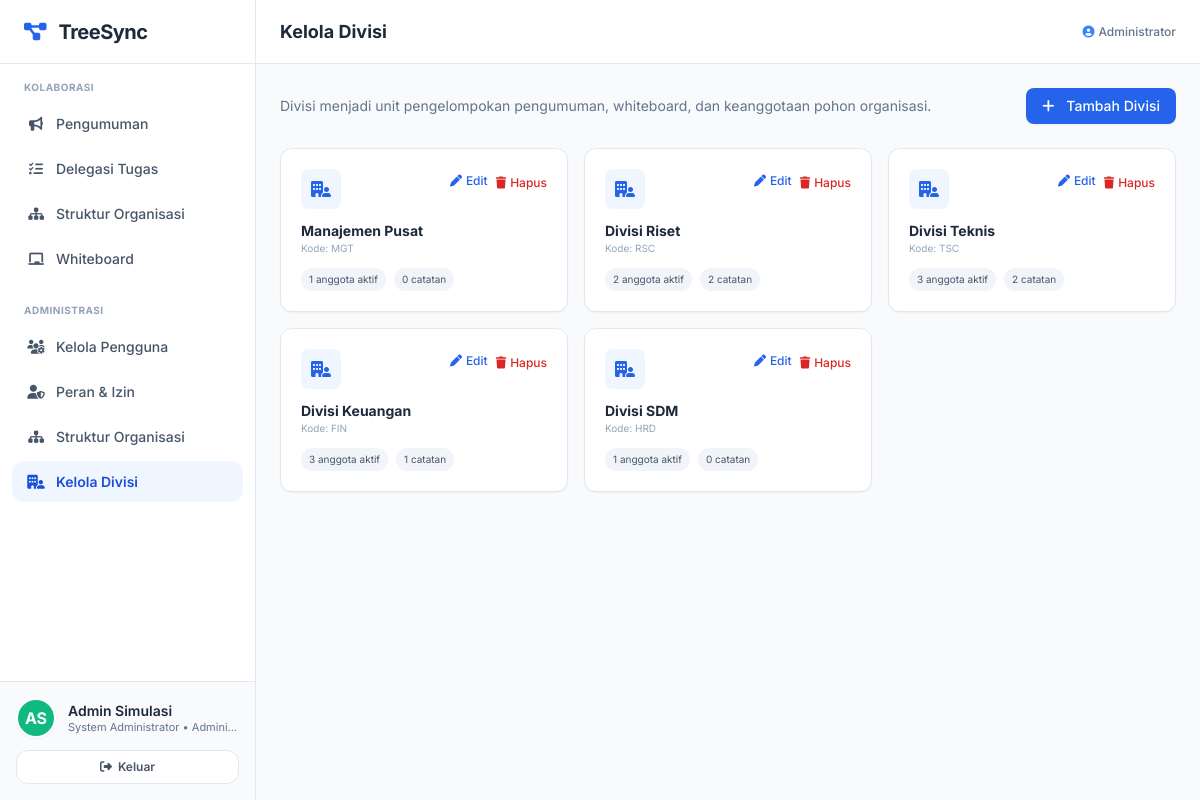
The page /admin/divisi (signed in) on the database its author committed.
### tables this page shows
CREATE TABLE users (
  id            INT UNSIGNED AUTO_INCREMENT PRIMARY KEY,
  username      VARCHAR(50)  NOT NULL UNIQUE,
  email         VARCHAR(120) NOT NULL UNIQUE,
  password_hash VARCHAR(255) NOT NULL,
  nama          VARCHAR(100) NOT NULL,
  jabatan       VARCHAR(100) NOT NULL,
  role_id       INT UNSIGNED NOT NULL,
  division_id   INT UNSIGNED NULL,
  parent_id     INT UNSIGNED NULL,
  is_ketua      TINYINT(1)   NOT NULL DEFAULT 0,
  is_active     TINYINT(1)   NOT NULL DEFAULT 1,
  created_at    TIMESTAMP DEFAULT CURRENT_TIMESTAMP,
  updated_at    TIMESTAMP DEFAULT CURRENT_TIMESTAMP ON UPDATE CURRENT_TIMESTAMP,
  FOREIGN KEY (role_id)     REFERENCES roles(id),
  FOREIGN KEY (division_id) REFERENCES divisions(id) ON DELETE SET NULL,
  FOREIGN KEY (parent_id)   REFERENCES users(id)     ON DELETE SET NULL,
  INDEX idx_users_parent (parent_id),
  INDEX idx_users_division (division_id)
);

CREATE TABLE roles (
  id          INT UNSIGNED AUTO_INCREMENT PRIMARY KEY,
  nama        VARCHAR(60)  NOT NULL UNIQUE,
  slug        VARCHAR(60)  NOT NULL UNIQUE,
  deskripsi   VARCHAR(255) NOT NULL DEFAULT '',
  is_system   TINYINT(1)   NOT NULL DEFAULT 0,
  created_at  TIMESTAMP DEFAULT CURRENT_TIMESTAMP
);

CREATE TABLE divisions (
  id          INT UNSIGNED AUTO_INCREMENT PRIMARY KEY,
  nama        VARCHAR(100) NOT NULL,
  kode        VARCHAR(20)  NOT NULL UNIQUE,
  created_at  TIMESTAMP DEFAULT CURRENT_TIMESTAMP
);

### app/controllers/org.php (called while the page is built, shortened)
<?php
function view(string $name, array $data = []): void
{
    extract($data, EXTR_SKIP);
    require dirname(__DIR__, 2) . '/views/' . $name . '.php';
    exit;
}
function layout_header(array $data = []): void
{
    $user = current_user();
    extract($data, EXTR_SKIP);
    require dirname(__DIR__, 2) . '/views/layout/header.php';
}
function layout_footer(): void
{
    require dirname(__DIR__, 2) . '/views/layout/footer.php';
}

### app/controllers/admin.php (called while the page is built, shortened)
<?php
function admin_divisions_index(): void
{
    require_permission(PERM['DIVISIONS_MANAGE']);
    $divisions = all(
        'SELECT d.*,
           (SELECT COUNT(*) FROM users u WHERE u.division_id = d.id AND u.is_active = 1) AS member_count,
           (SELECT COUNT(*) FROM whiteboard_notes n WHERE n.division_id = d.id) AS note_count
         FROM divisions d ORDER BY d.id');
    layout_header(['title' => 'Kelola Divisi', 'active' => 'admin-divisi']);
    view('admin/divisions', ['divisions' => $divisions, 'me' => current_user()]);
}

### app/config.php (called while the page is built, shortened)
<?php
function env(string $key, ?string $default = null): ?string
{
    $v = getenv($key);
    return $v === false || $v === '' ? $default : $v;
}
require __DIR__ . '/db.php';
require __DIR__ . '/helpers.php';
require __DIR__ . '/auth.php';
require __DIR__ . '/rbac.php';
require __DIR__ . '/org.php';

### app/helpers.php (called while the page is built, shortened)
<?php
function e(?string $value): string
{
    return htmlspecialchars((string)$value, ENT_QUOTES | ENT_SUBSTITUTE, 'UTF-8');
}
function base_url(string $path = ''): string
{
    $base = rtrim(env('APP_BASE', ''), '/');
    return $base . '/' . ltrim($path, '/');
}
function initials(string $name): string
{
    $parts = preg_split('/\s+/', trim($name)) ?: [];
    $ini = strtoupper(substr($parts[0] ?? 'U', 0, 1)) . strtoupper(substr($parts[1] ?? '', 0, 1));
    return $ini !== '' ? $ini : 'U';
}
function avatar_color(int $id): string
{
    $palette = ['bg-blue-500','bg-emerald-500','bg-purple-500','bg-rose-500','bg-amber-500','bg-cyan-600','bg-indigo-500','bg-teal-500'];
    return $palette[$id % count($palette)];
}

### app/auth.php (called while the page is built, shortened)
<?php
function current_user(): ?array
{
    static $user = null;
    static $loaded = false;
    if (!$loaded) {
        $loaded = true;
        $uid = $_SESSION['user_id'] ?? null;
        if ($uid !== null) {
            $user = one(
                'SELECT u.*, r.nama AS role_nama, r.slug AS role_slug, d.nama AS divisi_nama
                 FROM users u
                 JOIN roles r ON r.id = u.role_id
                 LEFT JOIN divisions d ON d.id = u.division_id
                 WHERE u.id = ? AND u.is_active = 1',
                [$uid]
            );
        }
    }
    return $user;
}
function require_login(): void
{
    if (current_user() === null) {
        if (is_api_request()) json_error('Belum login.', 401);
        redirect('/login');
    }
}

### app/rbac.php (called while the page is built, shortened)
<?php
function user_permissions(?array $user = null): array
{
    $user ??= current_user();
    static $cache = [];
    $uid = (int)$user['id'];
    if (isset($cache[$uid])) return $cache[$uid];
    $perms = array_column(
        all('SELECT p.kode FROM role_permissions rp
             JOIN permissions p ON p.id = rp.permission_id
             WHERE rp.role_id = ?', [$user['role_id']]),
        'kode'
    );
    return $cache[$uid] = $perms;
}
function can(string $permission, ?array $user = null): bool
{
    return in_array($permission, user_permissions($user), true);
}
function require_permission(string $permission): void
{
    require_login();
    if (!can($permission)) {
        if (is_api_request()) json_error('Tidak memiliki kewenangan.', 403);
        flash_set('error', 'Anda tidak memiliki kewenangan untuk aksi tersebut.');
        redirect('/');
    }
}

### app/db.php (called while the page is built, shortened)
<?php
function db(): PDO
{
    static $pdo = null;
    if ($pdo instanceof PDO) return $pdo;
    $host = env('DB_HOST', '127.0.0.1');
    $port = env('DB_PORT', '3306');
    $db   = env('DB_NAME', 'treesync');
    $dsn = sprintf('mysql:host=%s;port=%s;dbname=%s;charset=utf8mb4', $host, $port, $db);
    $options = [
        PDO::ATTR_ERRMODE            => PDO::ERRMODE_EXCEPTION,
        PDO::ATTR_DEFAULT_FETCH_MODE => PDO::FETCH_ASSOC,
        PDO::ATTR_EMULATE_PREPARES   => false,
    ];
    $isSsl = filter_var(env('DB_SSL', 'false'), FILTER_VALIDATE_BOOLEAN)
        || ($host !== '127.0.0.1' && $host !== 'localhost');
    if ($isSsl) {
        $sslCaKey = defined('Pdo\Mysql::ATTR_SSL_CA') ? \Pdo\Mysql::ATTR_SSL_CA : PDO::MYSQL_ATTR_SSL_CA;
        $sslVerifyKey = defined('Pdo\Mysql::ATTR_SSL_VERIFY_SERVER_CERT') ? \Pdo\Mysql::ATTR_SSL_VERIFY_SERVER_CERT : PDO::MYSQL_ATTR_SSL_VERIFY_SERVER_CERT;
        $caPaths = [
            '/etc/ssl/certs/ca-certificates.crt',
            '/etc/pki/tls/certs/ca-bundle.crt',
        ];
        foreach ($caPaths as $ca) {
            if (file_exists($ca)) {
                $options[$sslCaKey] = $ca;
                break;
            }
        }
        $options[$sslVerifyKey] = false;
    }
    $pdo = new PDO($dsn, env('DB_USER', 'root'), env('DB_PASS', ''), $options);
    return $pdo;
}
function q(string $sql, array $params = []): PDOStatement
{
    $stmt = db()->prepare($sql);
    $stmt->execute($params);
    return $stmt;
}
function one(string $sql, array $params = []): ?array
{
    $row = q($sql, $params)->fetch();
    return $row === false ? null : $row;
}
function all(string $sql, array $params = []): array
{
    return q($sql, $params)->fetchAll();
}

### views/admin/divisions.php (the view, shortened to what this page needs)
<div class="flex justify-between items-center mb-6">
    <p class="text-slate-500 text-sm">Divisi menjadi unit pengelompokan pengumuman, whiteboard, dan keanggotaan pohon organisasi.</p>
    <button onclick="showDivisionModal()" class="bg-blue-600 hover:bg-blue-700 text-white px-4 py-2 rounded-lg text-sm font-medium transition shadow-sm">
        <i class="fa-solid fa-plus mr-2"></i> Tambah Divisi
    </button>
</div>
<div class="grid grid-cols-1 md:grid-cols-2 lg:grid-cols-3 gap-4">
<?php foreach ($divisions as $d): ?>
    <div class="bg-white rounded-xl shadow-sm border border-slate-200 p-5">
        <div class="flex items-start justify-between mb-3">
            <div class="w-10 h-10 rounded-lg bg-blue-50 text-blue-600 flex items-center justify-center"><i class="fa-solid fa-building-user"></i></div>
            <div class="flex gap-2">
                <button onclick='showDivisionModal(<?= json_encode(['id' => (int)$d['id'], 'nama' => $d['nama'], 'kode' => $d['kode']], JSON_HEX_APOS | JSON_HEX_QUOT) ?>)' class="text-blue-600 hover:text-blue-800 text-xs font-medium"><i class="fa-solid fa-pen mr-1"></i>Edit</button>
                <form method="post" action="<?= base_url('/admin/divisi/' . (int)$d['id'] . '/delete') ?>" onsubmit="return confirm('Hapus divisi ini?')">
                    <button class="text-red-600 hover:text-red-800 text-xs font-medium"><i class="fa-solid fa-trash mr-1"></i>Hapus</button>
                </form>
            </div>
        </div>
        <h3 class="font-bold text-slate-800 text-sm"><?= e($d['nama']) ?></h3>
        <p class="text-[10px] text-slate-400 mb-3">Kode: <?= e($d['kode']) ?></p>
        <div class="flex gap-2 text-[10px]">
            <span class="bg-slate-100 text-slate-600 px-2 py-1 rounded-full"><?= (int)$d['member_count'] ?> anggota aktif</span>
            <span class="bg-slate-100 text-slate-600 px-2 py-1 rounded-full"><?= (int)$d['note_count'] ?> catatan</span>
        </div>
    </div>
<?php endforeach; ?>
</div>

### public/index.php (shortened to what this page needs)
<?php
require dirname(__DIR__) . '/app/config.php';
require_once dirname(__DIR__) . '/app/controllers/org.php';
require_once dirname(__DIR__) . '/app/controllers/admin.php';
$uri  = parse_url($_SERVER['REQUEST_URI'], PHP_URL_PATH);
$uri    = '/' . trim($uri, '/');
$method = $_SERVER['REQUEST_METHOD'];
foreach ($routes as [$routeMethod, $pattern, $handler]) {
    if ($routeMethod !== $method) continue;
    $regex = '#^' . str_replace('{id}', '(\d+)', $pattern) . '$#';
    if (preg_match($regex, $uri, $m)) {
        array_shift($m);
        call_user_func_array($handler, array_map('intval', $m));
        return;
    }
}

### views/layout/header.php (shortened to what this page needs)
<!DOCTYPE html>
<html lang="id">
<head>
<script src="https://cdn.tailwindcss.com"></script>
<link rel="stylesheet" href="https://cdnjs.cloudflare.com/ajax/libs/font-awesome/6.4.0/css/all.min.css">
</head>
<body class="bg-slate-50 h-screen overflow-hidden flex text-slate-800">
<aside id="app-sidebar" class="fixed inset-y-0 left-0 z-50 w-72 bg-white border-r border-slate-200 flex flex-col h-full flex-shrink-0 transform -translate-x-full md:translate-x-0 md:static md:w-64 transition-transform duration-300 ease-in-out shadow-2xl md:shadow-none">
    <div class="h-16 flex items-center justify-between px-6 border-b border-slate-200">
        <a href="<?= base_url('/pengumuman') ?>" class="flex items-center">
            <i class="fa-solid fa-diagram-project text-blue-600 text-xl mr-3"></i>
            <span class="text-xl font-bold text-slate-800 tracking-tight">TreeSync</span>
        </a>
    </div>
    <nav class="flex-1 overflow-y-auto py-4">
        <p class="text-[10px] font-bold text-slate-400 px-6 mb-2 uppercase tracking-wider">Kolaborasi</p>
        <ul class="space-y-1 px-3">
            <li><a href="<?= base_url('/pengumuman') ?>" id="btn-pengumuman" class="nav-link <?= ($active ?? '') === 'pengumuman' ? 'active' : '' ?>"><i class="fa-solid fa-bullhorn w-6 text-center mr-2"></i> Pengumuman</a></li>
            <li><a href="<?= base_url('/tugas') ?>" id="btn-tugas" class="nav-link <?= ($active ?? '') === 'tugas' ? 'active' : '' ?>"><i class="fa-solid fa-list-check w-6 text-center mr-2"></i> Delegasi Tugas</a></li>
            <li><a href="<?= base_url('/struktur') ?>" id="btn-struktur" class="nav-link <?= ($active ?? '') === 'struktur' ? 'active' : '' ?>"><i class="fa-solid fa-sitemap w-6 text-center mr-2"></i> Struktur Organisasi</a></li>
            <li><a href="<?= base_url('/whiteboard') ?>" id="btn-whiteboard" class="nav-link <?= ($active ?? '') === 'whiteboard' ? 'active' : '' ?>"><i class="fa-solid fa-chalkboard w-6 text-center mr-2"></i> Whiteboard</a></li>
        </ul>
        <?php if (can(PERM['USERS_MANAGE']) || can(PERM['ROLES_MANAGE']) || can(PERM['DIVISIONS_MANAGE'])): ?>
        <p class="text-[10px] font-bold text-slate-400 px-6 mt-6 mb-2 uppercase tracking-wider">Administrasi</p>
        <ul class="space-y-1 px-3">
            <?php if (can(PERM['USERS_MANAGE'])): ?>
            <li><a href="<?= base_url('/admin/pengguna') ?>" class="nav-link <?= ($active ?? '') === 'admin-pengguna' ? 'active' : '' ?>"><i class="fa-solid fa-users-gear w-6 text-center mr-2"></i> Kelola Pengguna</a></li>
            <?php endif; ?>
            <?php if (can(PERM['ROLES_MANAGE'])): ?>
            <li><a href="<?= base_url('/admin/peran') ?>" class="nav-link <?= ($active ?? '') === 'admin-peran' ? 'active' : '' ?>"><i class="fa-solid fa-user-shield w-6 text-center mr-2"></i> Peran &amp; Izin</a></li>
            <?php endif; ?>
            <?php if (can(PERM['ORG_MANAGE'])): ?>
            <li><a href="<?= base_url('/admin/struktur') ?>" class="nav-link <?= ($active ?? '') === 'admin-struktur' ? 'active' : '' ?>"><i class="fa-solid fa-sitemap w-6 text-center mr-2"></i> Struktur Organisasi</a></li>
            <?php endif; ?>
            <?php if (can(PERM['DIVISIONS_MANAGE'])): ?>
            <li><a href="<?= base_url('/admin/divisi') ?>" class="nav-link <?= ($active ?? '') === 'admin-divisi' ? 'active' : '' ?>"><i class="fa-solid fa-building-user w-6 text-center mr-2"></i> Kelola Divisi</a></li>
            <?php endif; ?>
        </ul>
        <?php endif; ?>
    </nav>
    <div class="p-4 border-t border-slate-200 bg-slate-50">
        <div class="flex items-center">
            <div class="w-10 h-10 rounded-full flex items-center justify-center font-bold text-white border-2 border-white shadow-sm flex-shrink-0 <?= avatar_color((int)$user['id']) ?>"><?= e(initials($user['nama'])) ?></div>
            <div class="ml-3 flex-1 min-w-0">
                <p class="text-sm font-semibold text-slate-800 truncate"><?= e($user['nama']) ?></p>
                <p class="text-[11px] text-slate-500 leading-tight truncate"><?= e($user['jabatan']) ?> &bull; <?= e($user['role_nama']) ?></p>
            </div>
        </div>
        <form method="post" action="<?= base_url('/logout') ?>" class="mt-3">
            <button class="w-full text-xs font-semibold text-slate-600 hover:text-red-600 bg-white border border-slate-200 hover:border-red-200 rounded-xl py-2 transition shadow-xs flex items-center justify-center gap-1.5">
                <i class="fa-solid fa-right-from-bracket"></i> Keluar
            </button>
        </form>
    </div>
</aside>
<main class="flex-1 flex flex-col h-full overflow-hidden">
    <header class="h-16 bg-white border-b border-slate-200 flex items-center justify-between px-4 sm:px-6 flex-shrink-0 z-10">
        <div class="flex items-center min-w-0">
            <h1 class="text-sm sm:text-base md:text-lg font-bold text-slate-800 truncate"><?= e($title) ?></h1>
        </div>
        <div class="flex items-center gap-2 text-xs text-slate-500 flex-shrink-0">
            <span class="hidden md:inline font-medium"><i class="fa-solid fa-circle-user mr-1 text-blue-500"></i><?= e($user['role_nama']) ?><?= $user['divisi_nama'] ? ' &bull; ' . e($user['divisi_nama']) : '' ?></span>
        </div>
    </header>
    <div class="flex-1 overflow-auto p-3.5 sm:p-6 pb-20 md:pb-6 relative bg-slate-50">

### views/layout/header.php (style rules this page uses)
body { font-family: 'Inter', sans-serif; }

### views/layout/footer.php (style rules this page uses)
.nav-link { display: flex; align-items: center; width: 100%; padding: .625rem .75rem; border-radius: .75rem; font-size: .875rem; font-weight: 500; color: #475569; transition: all .15s; }
.nav-link.active { background: #eff6ff; color: #1d4ed8; font-weight: 600; }

### rows shown on the page
users: nama "AS", nama "Admin Simulasi", jabatan "System Administrator", role.nama "Admini…", role.nama "Administrator"
divisions: nama "Manajemen Pusat", kode "MGT", member_count "1", note_count "0"
divisions: nama "Divisi Riset", kode "RSC", member_count "2", note_count "2"
divisions: nama "Divisi Teknis", kode "TSC", member_count "3", note_count "2"
divisions: nama "Divisi Keuangan", kode "FIN", member_count "3", note_count "1"
divisions: nama "Divisi SDM", kode "HRD", member_count "1", note_count "0"
